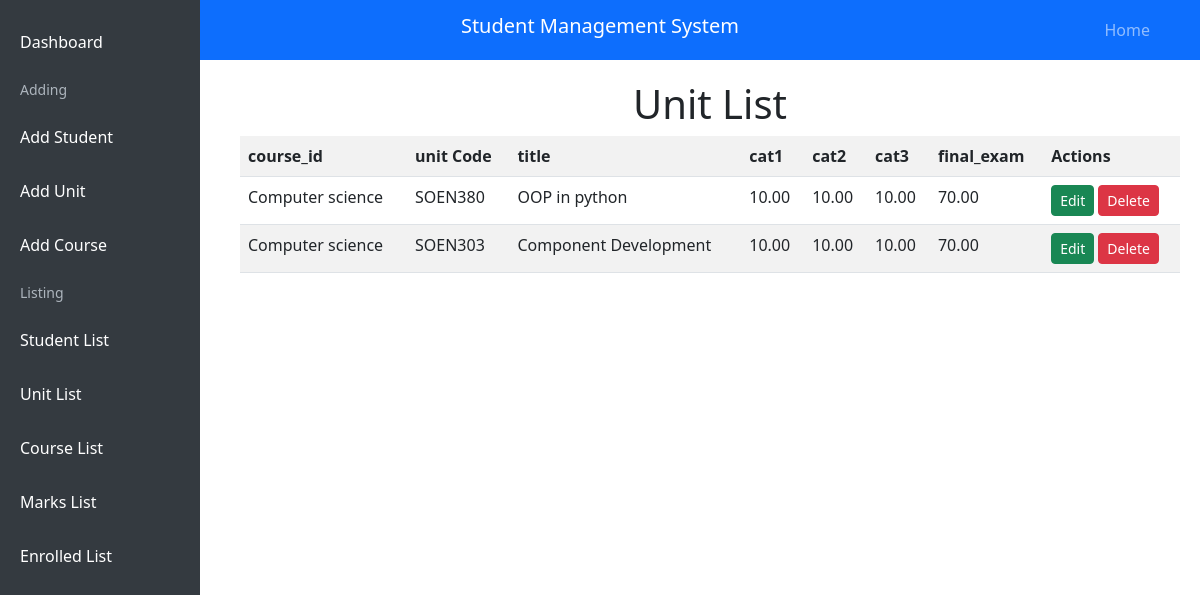
Screenshot of /unit_list/ with the database file from the repository.
### crud_app/models.py (models this page shows, shortened)
class Unit(models.Model):
    course_name = models.ForeignKey(Course, on_delete=models.CASCADE)
    unit_code = models.CharField(max_length=20,unique=True)
    title = models.CharField(max_length=100)
    cat1 = models.DecimalField(max_digits=5, decimal_places=2)
    cat2 = models.DecimalField(max_digits=5, decimal_places=2)
    cat3 = models.DecimalField(max_digits=5, decimal_places=2)
    final_exam = models.DecimalField(max_digits=5, decimal_places=2)

class Course(models.Model):
    course_name = models.CharField(max_length=100)
    description = models.CharField(max_length=100)
    def __str__(self):
        return f"{self.course_name}"

### crud_app/views.py (the view)
# urls.py: path('unit_list/',views.unit_list,name='unit_list'),
def unit_list(request):
    units = Unit.objects.all()
    return render(request,'unit_list.html',{'units':units})

### crud_app/templates/unit_list.html (shortened to what this page needs)
{% extends 'base.html' %}
{% block content %}
    <h1>Unit List</h1>
    <div class="table-responsive">
        <table class="table table-striped">
                <tr>
                    <th>course_id</th>
                    <th>unit Code</th>
                    <th>title</th>
                    <th>cat1</th>
                    <th>cat2</th>
                    <th>cat3</th>
                    <th>final_exam</th>
                    <th>Actions</th>
                {% for unit in units %}
                    <tr>
                        <td>{{ unit.course_name }}</td>
                        <td>{{ unit.unit_code }}</td>
                        <td>{{ unit.title }}</td>
                        <td>{{ unit.cat1 }}</td>
                        <td>{{ unit.cat2 }}</td>
                        <td>{{ unit.cat3 }}</td>
                        <td>{{unit.final_exam }}</td>
                        <td>
                            <a href="{% url 'edit_unit' pk=unit.pk %}" class="btn btn-success btn-sm">Edit</a>
                            <a href="{% url 'delete_unit' pk=unit.pk %}" class="btn btn-danger btn-sm">Delete</a>
                        </td>
                    </tr>
                {% endfor %}
        </table>
    </div>
{% endblock %}

### crud_app/templates/base.html (shortened to what this page needs)
<!DOCTYPE html>
<html lang="en">
  <head>
    <link
      rel="stylesheet"
      href="https://cdn.jsdelivr.net/npm/bootstrap@5.3.0-alpha1/dist/css/bootstrap.min.css"
    />
    {% load static %}
    <link href="{% static 'css/styles.css' %}" rel="stylesheet" />
    <link href="{% static 'css/bootstrap.css' %}" rel="stylesheet" />
  </head>
  <body>
    <nav class="navbar navbar-expand-lg navbar-dark bg-primary">
      <div class="container">
        <h1 class="navbar-brand">Student Management System</h1>
        <div class="navbar-collapse collapse justify-content-end">
          <ul class="navbar-nav ml-auto">
            <li class="nav-item">
              <a class="nav-link" href="{% url 'home' %}">Home</a>
            </li>
          </ul>
        </div>
      </div>
    </nav>
    <div class="sidebar">
      <ul class="sidebar-nav">
        <li><a href="{% url 'home' %}">Dashboard</a></li>
        <li class="sidebar-heading">Adding</li>
        <li><a href="{% url 'add_student' %}">Add Student</a></li>
        <li><a href="{% url 'add_unit' %}">Add Unit</a></li>
        <li><a href="{% url 'add_course' %}">Add Course</a></li>
        <li class="sidebar-heading">Listing</li>
        <li><a href="{% url 'student_list' %}">Student List</a></li>
        <li><a href="{% url 'unit_list' %}">Unit List</a></li>
        <li><a href="{% url 'course_list' %}">Course List</a></li>
        <li><a href="{% url 'marks_list' %}">Marks List</a></li>
        <li><a href="{% url 'enrolled_list' %}">Enrolled List</a></li>
      </ul>
    </div>
    <div class="content-container">{% block content %}{% endblock %}</div>
  </body>
</html>

### static/css/styles.css (style rules this page uses)
nav { background-color: #333; overflow: hidden; }
nav ul { list-style-type: none; margin: 0; padding: 0; overflow: hidden; }
nav li a { display: block; color: white; text-align: center; padding: 14px 16px; text-decoration: none; }
body { font-family: Arial, Helvetica, sans-serif; margin: 0; padding: 0; }
h1 { font-size: 36px; margin-top: 0; }
h1 { font-size: 2rem; text-align: center; }

### crud_app/templates/base.html (style rules this page uses)
.sidebar { background-color: #343a40; padding-top: 20px; height: 100%; position: fixed; left: 0; top: 0; width: 200px; }
.sidebar-nav { list-style: none; padding-left: 0; }
.sidebar-nav li { width: 100%; margin-bottom: 10px; }
.sidebar-nav a { display: block; color: #fff; padding: 10px 20px; text-decoration: none; transition: background-color 0.2s; }
.sidebar-heading { color: #adb5bd; font-size: 14px; padding: 5px 20px; }
.content-container { margin-left: 220px; padding: 20px; }
.navbar-brand { position: absolute; left: 50%; transform: translateX(-50%); }
.navbar { padding: 10px 20px; }
.navbar-nav.ml-auto .nav-item { margin-left: auto; }

### rows the page displays
Unit: course_name "Computer science", unit_code "SOEN380", title "OOP in python", cat1 "10.00", cat2 "10.00", cat3 "10.00", final_exam "70.00"
Unit: course_name "Computer science", unit_code "SOEN303", title "Component Development", cat1 "10.00", cat2 "10.00", cat3 "10.00", final_exam "70.00"
